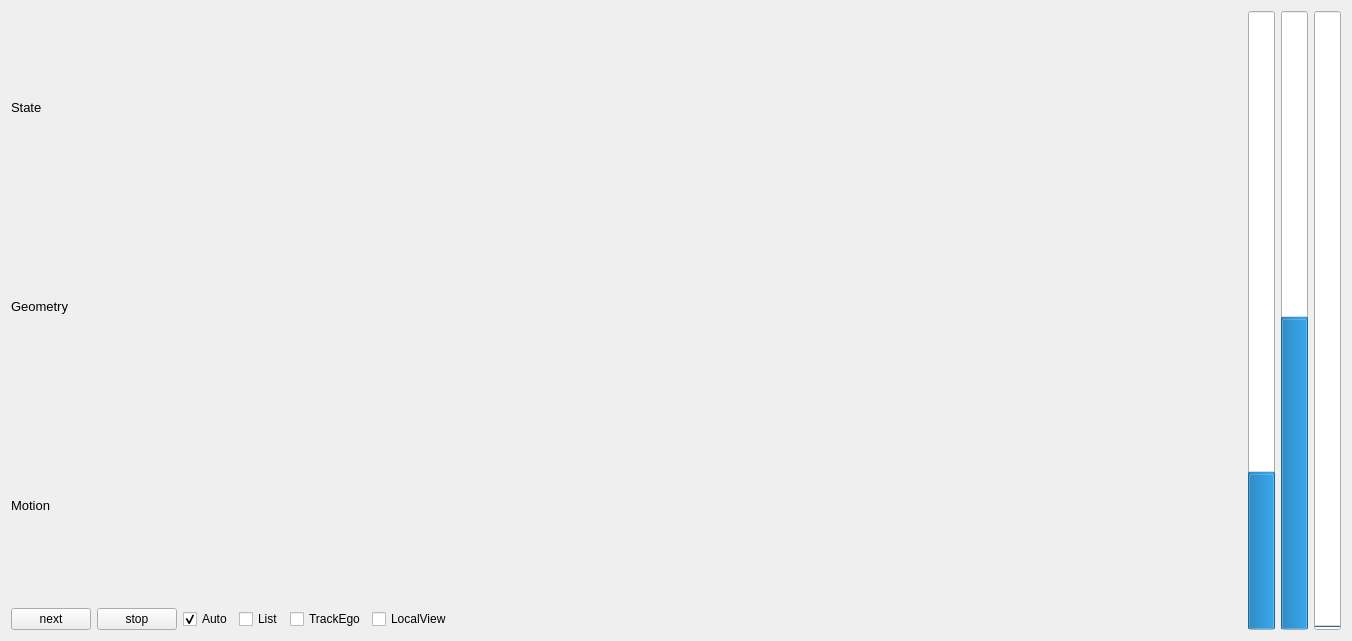
<?xml version="1.0" encoding="UTF-8"?>
<ui version="4.0">
 <class>MainWindow</class>
 <widget class="QMainWindow" name="MainWindow">
  <property name="geometry">
   <rect>
    <x>0</x>
    <y>0</y>
    <width>1352</width>
    <height>641</height>
   </rect>
  </property>
  <property name="windowTitle">
   <string>SSPF</string>
  </property>
  <widget class="QWidget" name="centralWidget">
   <layout class="QHBoxLayout" name="horizontalLayout_2">
    <item>
     <layout class="QVBoxLayout" name="verticalLayout">
      <item>
       <layout class="QVBoxLayout" name="layout"/>
      </item>
      <item>
       <widget class="QLabel" name="state">
        <property name="font">
         <font>
          <pointsize>10</pointsize>
          <weight>50</weight>
          <bold>false</bold>
         </font>
        </property>
        <property name="text">
         <string>State</string>
        </property>
       </widget>
      </item>
      <item>
       <widget class="QLabel" name="geometry">
        <property name="font">
         <font>
          <pointsize>10</pointsize>
         </font>
        </property>
        <property name="text">
         <string>Geometry</string>
        </property>
       </widget>
      </item>
      <item>
       <widget class="QLabel" name="motion">
        <property name="font">
         <font>
          <pointsize>10</pointsize>
         </font>
        </property>
        <property name="text">
         <string>Motion</string>
        </property>
       </widget>
      </item>
      <item>
       <layout class="QHBoxLayout" name="horizontalLayout">
        <item>
         <widget class="QPushButton" name="next">
          <property name="text">
           <string>next</string>
          </property>
         </widget>
        </item>
        <item>
         <widget class="QPushButton" name="stop">
          <property name="text">
           <string>stop</string>
          </property>
         </widget>
        </item>
        <item>
         <widget class="QCheckBox" name="trigger">
          <property name="text">
           <string>Auto</string>
          </property>
          <property name="checked">
           <bool>true</bool>
          </property>
         </widget>
        </item>
        <item>
         <widget class="QCheckBox" name="list">
          <property name="text">
           <string>List</string>
          </property>
          <property name="checked">
           <bool>false</bool>
          </property>
         </widget>
        </item>
        <item>
         <widget class="QCheckBox" name="ego">
          <property name="text">
           <string>TrackEgo</string>
          </property>
         </widget>
        </item>
        <item>
         <widget class="QCheckBox" name="local">
          <property name="text">
           <string>LocalView</string>
          </property>
         </widget>
        </item>
        <item>
         <spacer name="horizontalSpacer">
          <property name="orientation">
           <enum>Qt::Horizontal</enum>
          </property>
          <property name="sizeHint" stdset="0">
           <size>
            <width>40</width>
            <height>20</height>
           </size>
          </property>
         </spacer>
        </item>
       </layout>
      </item>
     </layout>
    </item>
    <item>
     <widget class="QProgressBar" name="speed">
      <property name="font">
       <font>
        <pointsize>12</pointsize>
       </font>
      </property>
      <property name="minimum">
       <number>-36</number>
      </property>
      <property name="maximum">
       <number>108</number>
      </property>
      <property name="value">
       <number>0</number>
      </property>
      <property name="orientation">
       <enum>Qt::Vertical</enum>
      </property>
      <property name="format">
       <string>%v km/h</string>
      </property>
     </widget>
    </item>
    <item>
     <widget class="QProgressBar" name="omega">
      <property name="font">
       <font>
        <pointsize>12</pointsize>
       </font>
      </property>
      <property name="minimum">
       <number>-180</number>
      </property>
      <property name="maximum">
       <number>180</number>
      </property>
      <property name="value">
       <number>0</number>
      </property>
      <property name="orientation">
       <enum>Qt::Vertical</enum>
      </property>
      <property name="format">
       <string>%v deg/s</string>
      </property>
     </widget>
    </item>
    <item>
     <widget class="QProgressBar" name="timecost">
      <property name="font">
       <font>
        <pointsize>12</pointsize>
       </font>
      </property>
      <property name="maximum">
       <number>150</number>
      </property>
      <property name="value">
       <number>0</number>
      </property>
      <property name="orientation">
       <enum>Qt::Vertical</enum>
      </property>
      <property name="format">
       <string>%v ms</string>
      </property>
     </widget>
    </item>
   </layout>
  </widget>
 </widget>
 <layoutdefault spacing="6" margin="11"/>
 <resources/>
 <connections/>
</ui>
